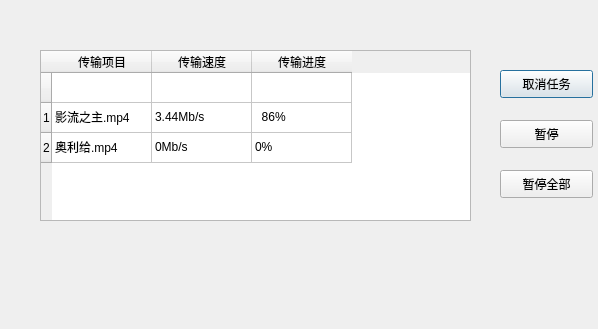
<?xml version="1.0" encoding="UTF-8"?>
<ui version="4.0">
 <class>Dialog</class>
 <widget class="QDialog" name="Dialog">
  <property name="geometry">
   <rect>
    <x>0</x>
    <y>0</y>
    <width>598</width>
    <height>329</height>
   </rect>
  </property>
  <property name="windowTitle">
   <string>爪巴虫传输队列</string>
  </property>
  <widget class="QTableWidget" name="tableWidget">
   <property name="geometry">
    <rect>
     <x>40</x>
     <y>50</y>
     <width>431</width>
     <height>171</height>
    </rect>
   </property>
   <row>
    <property name="text">
     <string> </string>
    </property>
   </row>
   <row>
    <property name="text">
     <string>1</string>
    </property>
   </row>
   <row>
    <property name="text">
     <string>2</string>
    </property>
   </row>
   <column>
    <property name="text">
     <string>传输项目</string>
    </property>
   </column>
   <column>
    <property name="text">
     <string>传输速度</string>
    </property>
   </column>
   <column>
    <property name="text">
     <string>传输进度</string>
    </property>
   </column>
   <item row="1" column="0">
    <property name="text">
     <string>影流之主.mp4</string>
    </property>
   </item>
   <item row="1" column="1">
    <property name="text">
     <string>3.44Mb/s</string>
    </property>
   </item>
   <item row="1" column="2">
    <property name="text">
     <string>  86%</string>
    </property>
   </item>
   <item row="2" column="0">
    <property name="text">
     <string>奥利给.mp4</string>
    </property>
   </item>
   <item row="2" column="1">
    <property name="text">
     <string>0Mb/s</string>
    </property>
   </item>
   <item row="2" column="2">
    <property name="text">
     <string>0%</string>
    </property>
   </item>
  </widget>
  <widget class="QPushButton" name="pushButton">
   <property name="geometry">
    <rect>
     <x>500</x>
     <y>70</y>
     <width>93</width>
     <height>28</height>
    </rect>
   </property>
   <property name="text">
    <string>取消任务</string>
   </property>
  </widget>
  <widget class="QPushButton" name="pushButton_2">
   <property name="geometry">
    <rect>
     <x>500</x>
     <y>120</y>
     <width>93</width>
     <height>28</height>
    </rect>
   </property>
   <property name="text">
    <string>暂停</string>
   </property>
  </widget>
  <widget class="QPushButton" name="pushButton_3">
   <property name="geometry">
    <rect>
     <x>500</x>
     <y>170</y>
     <width>93</width>
     <height>28</height>
    </rect>
   </property>
   <property name="text">
    <string>暂停全部</string>
   </property>
  </widget>
 </widget>
 <resources/>
 <connections/>
</ui>
